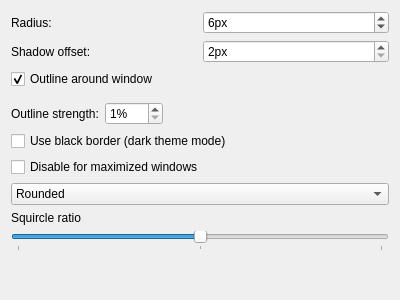
<?xml version="1.0" encoding="UTF-8"?>
<ui version="4.0">
 <class>LightlyShadersKCM</class>
 <widget class="QWidget" name="LightlyShadersKCM">
  <property name="geometry">
   <rect>
    <x>0</x>
    <y>0</y>
    <width>400</width>
    <height>300</height>
   </rect>
  </property>
  <property name="windowTitle">
   <string>Form</string>
  </property>
  <layout class="QGridLayout" name="gridLayout">
   <item row="0" column="0">
    <layout class="QVBoxLayout" name="verticalLayout">
     <item>
      <layout class="QHBoxLayout" name="horizontalLayout">
       <item>
        <widget class="QLabel" name="label">
         <property name="text">
          <string>Radius:</string>
         </property>
        </widget>
       </item>
       <item>
        <widget class="QSpinBox" name="kcfg_Roundness">
         <property name="suffix">
          <string>px</string>
         </property>
         <property name="minimum">
          <number>3</number>
         </property>
         <property name="maximum">
          <number>64</number>
         </property>
         <property name="value">
          <number>6</number>
         </property>
        </widget>
       </item>
      </layout>
     </item>
     <item>
      <layout class="QHBoxLayout" name="horizontalLayout_2">
       <item>
        <widget class="QLabel" name="label_2">
         <property name="text">
          <string>Shadow offset:</string>
         </property>
        </widget>
       </item>
       <item>
        <widget class="QSpinBox" name="kcfg_ShadowOffset">
         <property name="suffix">
          <string>px</string>
         </property>
         <property name="minimum">
          <number>2</number>
         </property>
         <property name="maximum">
          <number>6</number>
         </property>
         <property name="value">
          <number>2</number>
         </property>
        </widget>
       </item>
      </layout>
     </item>
     <item>
      <widget class="QCheckBox" name="kcfg_Outline">
       <property name="text">
        <string>Outline around window</string>
       </property>
         <property name="checked">
          <bool>true</bool>
         </property>
      </widget>
     </item>
     <item>
      <layout class="QHBoxLayout" name="horizontalLayout_3">
       <property name="topMargin">
        <number>7</number>
       </property>
       <item>
        <widget class="QLabel" name="label_3">
         <property name="text">
          <string>Outline strength:</string>
         </property>
        </widget>
       </item>
       <item>
        <widget class="QSpinBox" name="kcfg_Alpha">
         <property name="suffix">
          <string>%</string>
         </property>
         <property name="minimum">
          <number>1</number>
         </property>
         <property name="maximum">
          <number>100</number>
         </property>
        </widget>
       </item>
       <item>
        <spacer name="horizontalSpacer">
         <property name="orientation">
          <enum>Qt::Horizontal</enum>
         </property>
         <property name="sizeHint" stdset="0">
          <size>
           <width>40</width>
           <height>20</height>
          </size>
         </property>
        </spacer>
       </item>
      </layout>
     </item>
     <item>
      <widget class="QCheckBox" name="kcfg_DarkTheme">
       <property name="text">
        <string>Use black border (dark theme mode)</string>
       </property>
         <property name="checked">
          <bool>false</bool>
         </property>
      </widget>
     </item> 
     <item>
      <widget class="QCheckBox" name="kcfg_DisabledForMaximized">
       <property name="text">
        <string>Disable for maximized windows</string>
       </property>
         <property name="checked">
          <bool>false</bool>
         </property>
      </widget>
     </item> 
     <item>
      <widget class="QComboBox" name="kcfg_CornersType">
         <item>
          <property name="text">
           <string>Rounded</string>
          </property>
         </item>
         <item>
          <property name="text">
           <string>Squircled</string>
          </property>
         </item>        
      </widget>
     </item> 
     <item>
      <widget class="QLabel" name="squircleRatioLabel">
       <property name="text">
        <string>Squircle ratio</string>
       </property>
      </widget>
     </item> 
     <item>
      <widget class="QSlider" name="kcfg_SquircleRatio">
       <property name="minimum">
        <number>0</number>
       </property>
       <property name="maximum">
        <number>24</number>
       </property>
       <property name="pageStep">
        <number>12</number>
       </property>
         <property name="value">
          <number>12</number>
         </property>
       <property name="orientation">
        <enum>Qt::Horizontal</enum>
       </property>
       <property name="tickPosition">
        <enum>QSlider::TicksBelow</enum>
       </property>
       <property name="tickInterval">
        <number>12</number>
       </property>
      </widget>
     </item>    
     <item>
      <spacer name="verticalSpacer">
       <property name="orientation">
        <enum>Qt::Vertical</enum>
       </property>
       <property name="sizeHint" stdset="0">
        <size>
         <width>20</width>
         <height>40</height>
        </size>
       </property>
      </spacer>
     </item>
    </layout>
   </item>
  </layout>
 </widget>
 <resources/>
 <connections/>
</ui>
